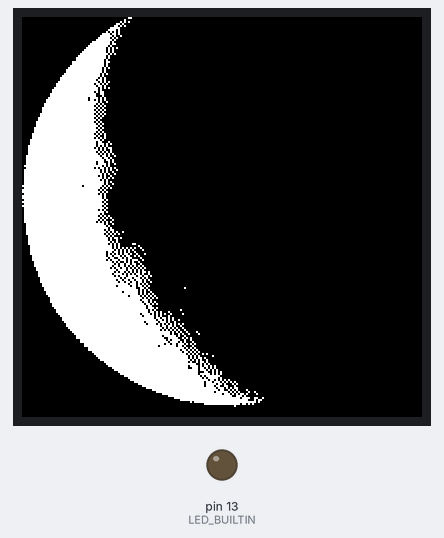
Recording of a sketch running on a simulated Arduino Uno, built for the host (arithmetic inside an expression is 32-bit, double 64-bit). Parts: 200×200 colour display, output pins drawn as LEDs (lit = HIGH). The local clock reads 2024-03-15 10:24:30 at power-on unless the sketch sets it.

Above: at 15.1 s.

The sketch:

conwaymoon.ino
```cpp
#include <Adafruit_SleepyDog.h>
#include <GxEPD2_3C.h>
#include <RTClib.h>
#include <Wire.h>

#include "Moon.h"

#define MAX_DISPLAY_BUFFER_SIZE 800
#define MAX_HEIGHT_3C(EPD)                                         \
  (EPD::HEIGHT <= (MAX_DISPLAY_BUFFER_SIZE / 2) / (EPD::WIDTH / 8) \
       ? EPD::HEIGHT                                               \
       : (MAX_DISPLAY_BUFFER_SIZE / 2) / (EPD::WIDTH / 8))

GxEPD2_3C<GxEPD2_154c, MAX_HEIGHT_3C(GxEPD2_154c)> display(
    GxEPD2_154c(/*CS=10*/ SS, /*DC=*/8, /*RST=*/9, /*BUSY=*/7));

RTC_DS1307 RTC;

void draw(Moon m);

// These globals track state to ensure the screen is only updated when needed.
int last_known_day = 0;
Phase last_known_phase = UNKNOWN;

void setup() {
  display.init(115200);
  Wire.begin();
  RTC.begin();

  // The box is on it's side, USB port on the left hand side, with the screen
  // mounted sideways.
  display.setRotation(3);

  pinMode(LED_BUILTIN, OUTPUT);

  // Check to see if the RTC is keeping time. If not use the compiled time.
  if (!RTC.isrunning()) {
    RTC.adjust(DateTime(__DATE__, __TIME__));
  }
}

void loop() {
  digitalWrite(LED_BUILTIN, LOW);
  DateTime now = RTC.now();
  if (now.day() != last_known_day) {
    Moon m = Moon(now.day(), now.month(), now.year());
    // Only bother re-drawing when both the day AND the phase is different.
    if (m.phase() != last_known_phase) {
      draw(m);
      last_known_phase = m.phase();
    }
    last_known_day = now.day();
  }

  // Zzzz
  display.powerOff();
  Watchdog.sleep();
}

void draw(Moon m) {
  Moon::Image i = m.bitmap();
  display.setFullWindow();
  display.firstPage();
  do {
    // Mirroring has to happen before any bitmaps are drawn.
    display.mirror(i.mirrored);
    display.fillScreen(i.background);
    display.drawBitmap(0, 0, i.data, i.width, i.height, i.foreground);
    switch (m.phase()) {
      // Quarter phases use the full moon bitmap with a square drawn over it.
      case FIRST_QUARTER:
        display.fillRect(99, 0, i.width / 2, 200, i.background);
        break;
      case LAST_QUARTER:
        display.fillRect(0, 0, i.width / 2, 200, i.background);
        break;
    }
  } while (display.nextPage());
}
```

Moon.cpp
```cpp
#include "Moon.h"

#include "moonphases.h"

Moon::Moon(int day, int month, int year) {
  _day = day;
  _month = month;
  _year = year;
}

// Age calculates the age of the moon based on a 30 day lunation.
// It uses John Conways mental method documented in
// 'Winning Ways for Your Mathematical Plays' using logic broken down in
// https://www.cs.williams.edu/~bailey/cs135/lectures/Lecture02.pdf
// It only supports the 21st Century (2000-2099).
int Moon::age() {
  // Initialize the sum, s, to the sum of the day, the month, and 30. The  final
  // 30 is helpful to avoid negative modular arithmetic, later.
  // We subtract 8 here for the 21st century.
  int s = _month + _day + 30 - 8;

  //  yyyy to yy.
  int yy = _year % 100;

  // Compute the distance (d) to the closest multiple of 19, but adjusted to be
  // centered around 0, i.e, -9 to 9 instead of 0 to 19.
  int d = (yy + 9) % 19 - 9;

  // to d prepend a ten's digit that is the value of |d| mod 3.
  int tens = abs(d % 3) * 10;

  // This to ensure the sign doesn't change. Surely there is a better way.
  if (d < 0) {
    d -= tens;
  } else {
    d += tens;
  }

  // Add d to s modulo 30.
  return (s + d) % 30;
}

// Phase returns the current lunar phase based on the age of the moon.
Phase Moon::phase() {
  switch (age()) {
    case 2 ... 6:
      return WAXING_CRESCENT;
    case 7 ... 8:
      return FIRST_QUARTER;
    case 9 ... 13:
      return WAXING_GIBBOUS;
    case 14 ... 16:
      return FULL;
    case 17 ... 21:
      return WANING_GIBBOUS;
    case 22 ... 23:
      return LAST_QUARTER;
    case 24 ... 28:
      return WANING_CRESCENT;
    default:
      return NEW;
  }
}

// Bitmap returns an image struct containing the bitmap data and metadata.
Moon::Image Moon::bitmap() {
  Image img;
  img.background = BLACK;
  img.foreground = WHITE;
  img.data = full;
  img.height = 198;
  img.width = 198;
  img.mirrored = false;

  // to save space we invert the colours to denote a new moon, rather than use
  // a different bitmap.
  if (phase() == NEW) {
    img.background = WHITE;
    img.foreground = BLACK;
  }

  if (phase() == WANING_GIBBOUS || phase() == WAXING_GIBBOUS) {
    img.width = 158;
    img.height = 198;
    img.data = gibbous;
  }

  if (phase() == WANING_CRESCENT || phase() == WAXING_CRESCENT) {
    img.width = 121;
    img.height = 195;
    img.data = crescent;
  }

  // flip waning phases to save another bitmap.
  if (phase() == WANING_GIBBOUS || phase() == WANING_CRESCENT) {
    img.mirrored = true;
  }

  return img;
}
```

Moon.h
```cpp
/*
  Moon.h - Library for calculating the lunar phase and retrieving a bitmap based
    on current phase.
  Created by Michael McAllister, 19 June, 2020.
*/
#ifndef Moon_h
#define Moon_h

#define WHITE 0xFFFF
#define BLACK 0x0000

enum Phase {
  UNKNOWN,
  NEW,
  WAXING_CRESCENT,
  FIRST_QUARTER,
  WAXING_GIBBOUS,
  FULL,
  WANING_GIBBOUS,
  LAST_QUARTER,
  WANING_CRESCENT
};

class Moon {
 public:
  struct Image {
    int height;
    int width;
    int background;
    int foreground;
    bool mirrored;
    const unsigned char* data;
  };
  Moon(int day, int month, int year);
  int age();
  Phase phase();
  Image bitmap();

 private:
  int _day;
  int _month;
  int _year;
};

#endif
```

Source omitted: moonphases.h (data table, 75995 bytes)
